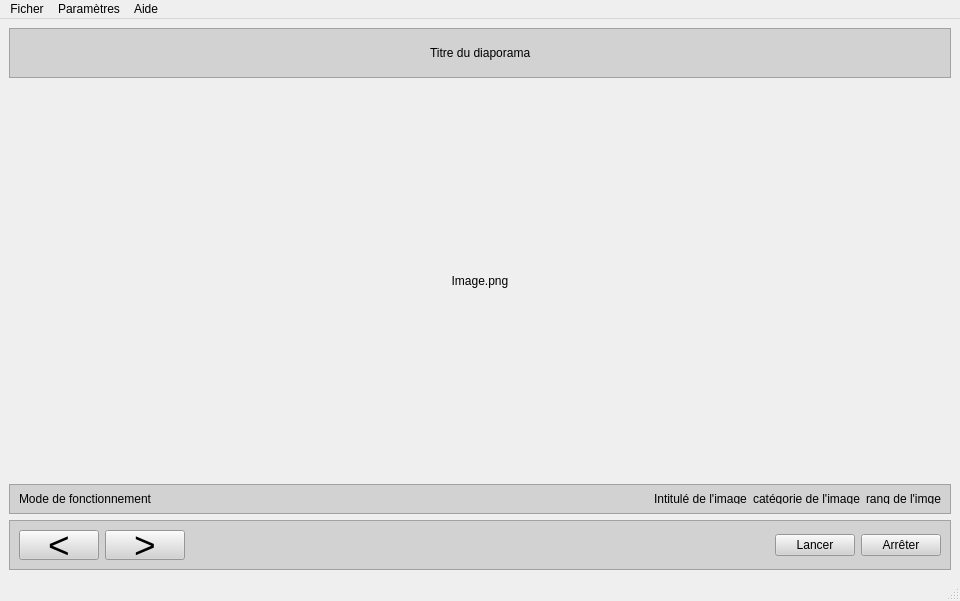
<?xml version="1.0" encoding="UTF-8"?>
<ui version="4.0">
 <class>MainWindow</class>
 <widget class="QMainWindow" name="MainWindow">
  <property name="enabled">
   <bool>true</bool>
  </property>
  <property name="geometry">
   <rect>
    <x>0</x>
    <y>0</y>
    <width>960</width>
    <height>601</height>
   </rect>
  </property>
  <property name="contextMenuPolicy">
   <enum>Qt::NoContextMenu</enum>
  </property>
  <property name="windowTitle">
   <string>MainWindow</string>
  </property>
  <widget class="QWidget" name="centralwidget">
   <layout class="QHBoxLayout" name="horizontalLayout_2">
    <item>
     <layout class="QVBoxLayout" name="verticalLayout">
      <item>
       <widget class="QFrame" name="frame">
        <property name="maximumSize">
         <size>
          <width>16777215</width>
          <height>50</height>
         </size>
        </property>
        <property name="styleSheet">
         <string notr="true">background-color: rgb(210, 210, 210);</string>
        </property>
        <property name="frameShape">
         <enum>QFrame::StyledPanel</enum>
        </property>
        <property name="frameShadow">
         <enum>QFrame::Raised</enum>
        </property>
        <layout class="QHBoxLayout" name="horizontalLayout_4">
         <item>
          <spacer name="horizontalSpacer_2">
           <property name="orientation">
            <enum>Qt::Horizontal</enum>
           </property>
           <property name="sizeHint" stdset="0">
            <size>
             <width>40</width>
             <height>20</height>
            </size>
           </property>
          </spacer>
         </item>
         <item>
          <widget class="QLabel" name="label">
           <property name="text">
            <string>Titre du diaporama</string>
           </property>
          </widget>
         </item>
         <item>
          <spacer name="horizontalSpacer_3">
           <property name="orientation">
            <enum>Qt::Horizontal</enum>
           </property>
           <property name="sizeHint" stdset="0">
            <size>
             <width>40</width>
             <height>20</height>
            </size>
           </property>
          </spacer>
         </item>
        </layout>
       </widget>
      </item>
      <item>
       <layout class="QHBoxLayout" name="horizontalLayout_5">
        <item>
         <widget class="QLabel" name="label_4">
          <property name="minimumSize">
           <size>
            <width>300</width>
            <height>0</height>
           </size>
          </property>
          <property name="frameShape">
           <enum>QFrame::NoFrame</enum>
          </property>
          <property name="text">
           <string>Image.png</string>
          </property>
          <property name="alignment">
           <set>Qt::AlignCenter</set>
          </property>
         </widget>
        </item>
       </layout>
      </item>
      <item>
       <widget class="QFrame" name="frame_3">
        <property name="maximumSize">
         <size>
          <width>16777215</width>
          <height>30</height>
         </size>
        </property>
        <property name="styleSheet">
         <string notr="true">background-color: rgb(210, 210, 210);</string>
        </property>
        <property name="frameShape">
         <enum>QFrame::StyledPanel</enum>
        </property>
        <property name="frameShadow">
         <enum>QFrame::Raised</enum>
        </property>
        <layout class="QHBoxLayout" name="horizontalLayout_7">
         <item>
          <widget class="QLabel" name="label_7">
           <property name="text">
            <string>Mode de fonctionnement</string>
           </property>
          </widget>
         </item>
         <item>
          <spacer name="horizontalSpacer_4">
           <property name="orientation">
            <enum>Qt::Horizontal</enum>
           </property>
           <property name="sizeHint" stdset="0">
            <size>
             <width>40</width>
             <height>20</height>
            </size>
           </property>
          </spacer>
         </item>
         <item>
          <widget class="QLabel" name="label_3">
           <property name="text">
            <string>Intitulé de l'image</string>
           </property>
          </widget>
         </item>
         <item>
          <widget class="QLabel" name="label_5">
           <property name="text">
            <string>catégorie de l'image</string>
           </property>
          </widget>
         </item>
         <item>
          <widget class="QLabel" name="label_6">
           <property name="text">
            <string>rang de l'imge</string>
           </property>
          </widget>
         </item>
        </layout>
       </widget>
      </item>
      <item>
       <widget class="QFrame" name="frame_2">
        <property name="maximumSize">
         <size>
          <width>16777215</width>
          <height>50</height>
         </size>
        </property>
        <property name="styleSheet">
         <string notr="true">background-color: rgb(210, 210, 210);</string>
        </property>
        <property name="frameShape">
         <enum>QFrame::StyledPanel</enum>
        </property>
        <property name="frameShadow">
         <enum>QFrame::Raised</enum>
        </property>
        <layout class="QHBoxLayout" name="horizontalLayout_3">
         <item>
          <widget class="QPushButton" name="pushButton">
           <property name="font">
            <font>
             <family>Arial</family>
             <pointsize>28</pointsize>
            </font>
           </property>
           <property name="text">
            <string>&lt;</string>
           </property>
          </widget>
         </item>
         <item>
          <widget class="QPushButton" name="pushButton_2">
           <property name="font">
            <font>
             <family>Arial</family>
             <pointsize>28</pointsize>
            </font>
           </property>
           <property name="text">
            <string>&gt;</string>
           </property>
          </widget>
         </item>
         <item>
          <spacer name="horizontalSpacer">
           <property name="orientation">
            <enum>Qt::Horizontal</enum>
           </property>
           <property name="sizeHint" stdset="0">
            <size>
             <width>40</width>
             <height>20</height>
            </size>
           </property>
          </spacer>
         </item>
         <item>
          <widget class="QPushButton" name="pushButton_3">
           <property name="text">
            <string>Lancer</string>
           </property>
          </widget>
         </item>
         <item>
          <widget class="QPushButton" name="pushButton_4">
           <property name="text">
            <string>Arrêter</string>
           </property>
          </widget>
         </item>
        </layout>
       </widget>
      </item>
     </layout>
    </item>
   </layout>
  </widget>
  <widget class="QMenuBar" name="menubar">
   <property name="geometry">
    <rect>
     <x>0</x>
     <y>0</y>
     <width>960</width>
     <height>22</height>
    </rect>
   </property>
   <widget class="QMenu" name="menue">
    <property name="title">
     <string>Ficher</string>
    </property>
    <addaction name="actione"/>
   </widget>
   <widget class="QMenu" name="menuf">
    <property name="title">
     <string>Paramètres</string>
    </property>
    <addaction name="actionz"/>
    <addaction name="actiona"/>
    <addaction name="separator"/>
    <addaction name="actionVitesse_de_d_placement"/>
   </widget>
   <widget class="QMenu" name="menuAide">
    <property name="title">
     <string>Aide</string>
    </property>
    <addaction name="actionA_propos_de"/>
   </widget>
   <addaction name="menue"/>
   <addaction name="menuf"/>
   <addaction name="menuAide"/>
  </widget>
  <widget class="QStatusBar" name="statusbar"/>
  <action name="actione">
   <property name="text">
    <string>Quitter</string>
   </property>
  </action>
  <action name="actione_2">
   <property name="text">
    <string>e</string>
   </property>
  </action>
  <action name="actionz">
   <property name="text">
    <string>Charger diaporama</string>
   </property>
  </action>
  <action name="actiona">
   <property name="text">
    <string>Enlever diaporama</string>
   </property>
  </action>
  <action name="actionVitesse_de_d_placement">
   <property name="text">
    <string>Vitesse de déplacement</string>
   </property>
  </action>
  <action name="actionA_propos_de">
   <property name="text">
    <string>A propos de...</string>
   </property>
  </action>
 </widget>
 <resources/>
 <connections/>
</ui>
